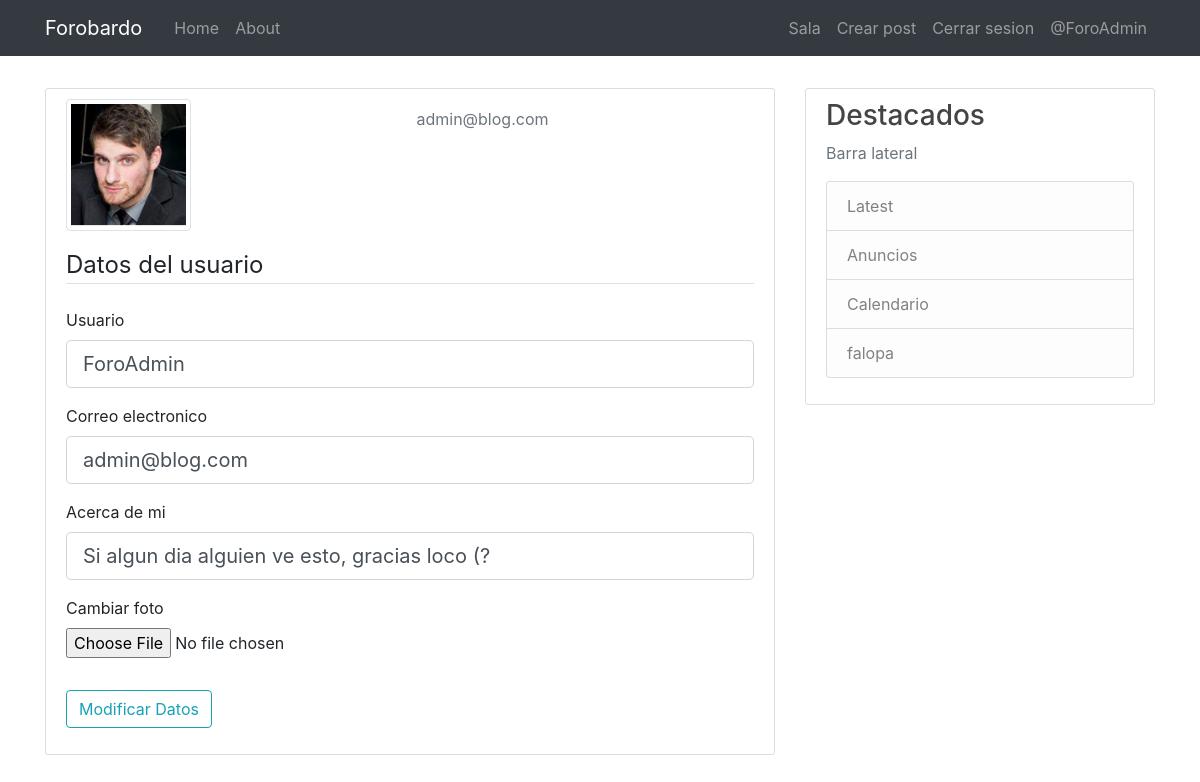
Page /update_account (signed in) on the committed database.
### flaskblog/models.py (models this page shows, shortened)
class User(db.Model, UserMixin):
    id = db.Column(db.Integer, primary_key=True)
    username = db.Column(db.String(20), unique=True, nullable=False)
    email = db.Column(db.String(120), unique=True, nullable=False)
    image_file = db.Column(db.String(20), nullable=False, default='default.jpg')
    password = db.Column(db.String(60), nullable=False)
    about = db.Column(db.String(400))
    posts = db.relationship('Post', backref='author', lazy=True)
    followed = db.relationship(
        'User', secondary=followers,
        primaryjoin=(followers.c.follower_id == id),
        secondaryjoin=(followers.c.followed_id == id),
        backref=db.backref('followers', lazy='dynamic'), lazy='dynamic')

### flaskblog/routes.py (the view)
@app.route('/update_account', methods=['GET', 'POST'])
@login_required
def update_account():
    form = UpdateAccountForm()
    if form.validate_on_submit():
        if form.picture.data:
            picture_file = save_picture(form.picture.data)
            current_user.image_file = picture_file
        current_user.username = form.username.data
        current_user.email = form.email.data
        current_user.about = form.about.data
        db.session.commit()
        flash('Su cuenta ha sido actualizada', 'success')
        return redirect(url_for('cuenta'))
    elif request.method == 'GET':
        form.username.data = current_user.username
        form.email.data = current_user.email
        form.about.data = current_user.about
    posts = Post.query.filter_by(author=current_user).order_by(Post.date_posted.desc()).all()
    image_file = url_for('static', filename='/profile_pics/' + current_user.image_file)
    return render_template('update_account.html', title='Modificar cuenta', image_file=image_file, form=form, posts=posts)

### flaskblog/forms.py (shortened to what this page needs)
class UpdateAccountForm(FlaskForm):
    username = StringField('Usuario', validators=[DataRequired(), Length(min=6, max=15)])
    email = StringField('Correo electronico', validators=[DataRequired(), Email()])
    picture = FileField('Cambiar foto', validators=[FileAllowed(['jpg', 'png'])])
    about = StringField('Acerca de mi', validators=[Length(min=40, max=400), DataRequired()])
    submit = SubmitField('Modificar Datos')

### flaskblog/models.py (called while the page is built)
@login_manager.user_loader
def load_user(user_id):
    return User.query.get(int(user_id))

### flaskblog/templates/update_account.html (shortened to what this page needs)
{% extends 'layout.html' %}
{% block content %}
<div class="content-section">
    <div class="media">
        <img class="img-thumbnail account-img" src="{{ image_file }}">
        <div class="media-body">
            <p class="text-secondary text-center">{{ current_user.email }}</p>
        </div>
    </div>
        <form method="POST" action="" enctype="multipart/form-data">
            <fieldset class="form-group">
                <legend class="border-bottom mb-4">Datos del usuario</legend>
                <div class="form-group">
                    {{ form.username.label(class="form-control-label") }}
                    {% if form.username.errors %}
                        {{ form.username(class="form-control form-control-lg is-invalid") }}
                        <div class="invalid-feedback">
                            {% for error in form.username.errors %}
                                <span>{{ error }}</span>
                            {% endfor %}
                        </div>
                    {% else %}
                        {{ form.username(class="form-control form-control-lg") }}
                    {% endif %}
                </div>
                <div class="form-group">
                    {{ form.email.label(class="form-control-label") }}
                    {% if form.email.errors %}
                        {{ form.email(class="form-control form-control-lg is-invalid") }}
                        <div class="invalid-feedback">
                            {% for error in form.email.errors %}
                                <span>{{ error }}</span>
                            {% endfor %}
                        </div>
                    {% else %}
                        {{ form.email(class="form-control form-control-lg") }}
                    {% endif %}
                </div>
                <div class="form-group">
                    {{ form.about.label(class="form-control-label") }}
                    {% if form.about.errors %}
                        {{ form.about(class="form-control form-control-lg is-invalid") }}
                        <div class="invalid-feedback">
                            {% for error in form.about.errors %}
                                <span>{{ error }}</span>
                            {% endfor %}
                        </div>
                    {% else %}
                        {{ form.about(class="form-control form-control-lg") }}
                    {% endif %}
                </div>
                <div class="form-group">
                    {{ form.picture.label() }}
                    {{ form.picture(class="form-control-file") }}
                </div>
            </fieldset>
            <div class="form-group">
                {{ form.submit(class="btn btn-outline-info") }}
            </div>
        </form>
</div>
{% endblock content %}

### flaskblog/templates/layout.html (shortened to what this page needs)
<!DOCTYPE html>
<html lang="en">
<head>
    <link rel="stylesheet" type='text/css' href="{{ url_for('static', filename='main.css') }}">
    <link rel="stylesheet" href="https://stackpath.bootstrapcdn.com/bootstrap/4.4.1/css/bootstrap.min.css">
</head>
<body>
    <header class="site-header">
        <nav class="navbar navbar-default"> <br> <br> <br> </nav>
        <nav class="navbar navbar-expand-md navbar-dark bg-dark fixed-top">
          <div class="container">
            <a class="navbar-brand mr-4" href="/">Forobardo</a>
            <div class="collapse navbar-collapse" id="navbarToggle">
              <div class="navbar-nav mr-auto">
                <a class="nav-item nav-link" href="{{ url_for('home') }}">Home</a>
                <a class="nav-item nav-link" href="{{ url_for('about') }}">About</a>
              </div>
              <div class="navbar-nav">
                {% if (current_user.username == 'SonOfCaine') and current_user.is_authenticated %}
                <a class="nav-item nav-link" href="{{ url_for('chat_grupal') }}">Sala</a>
                <a class="nav-item nav-link" href="{{ url_for('admin_user') }}">Admin</a>
                <a class="nav-item nav-link" href="{{ url_for('new_post') }} ">Crear post</a>
                <a class="nav-item nav-link" href="{{ url_for('logout') }} ">Cerrar sesion</a>
                <a class="nav-item nav-link" href="{{ url_for('cuenta') }} ">@{{ current_user.username }}</a>
                {% elif (current_user.username != 'SonOfCaine') and current_user.is_authenticated %}
                <a class="nav-item nav-link" href="{{ url_for('chat_grupal') }}">Sala</a>
                <a class="nav-item nav-link" href="{{ url_for('new_post') }} ">Crear post</a>
                <a class="nav-item nav-link" href="{{ url_for('logout') }} ">Cerrar sesion</a>
                <a class="nav-item nav-link" href="{{ url_for('cuenta') }} ">@{{ current_user.username }}</a>
                {% else %}
                <a class="nav-item nav-link" href="{{ url_for('login') }} ">Ingresar</a>
                <a class="nav-item nav-link" href="{{ url_for('register') }}">Registrarse</a>
                {% endif %}
              </div>
            </div>
          </div>
        </nav>
    </header>
    <main role="main" class="container">
        <div class="row">
          <div class="col-md-8">
            {% block content %}{% endblock %}
          </div>
          <div class="col-md-4">
            <div class="content-section">
              <h3>Destacados</h3>
              <p class='text-muted'>Barra lateral
                <ul class="list-group">
                  <li class="list-group-item list-group-item-light">Latest </li>
                  <li class="list-group-item list-group-item-light">Anuncios</li>
                  <li class="list-group-item list-group-item-light">Calendario</li>
                  <li class="list-group-item list-group-item-light">falopa</li>
                </ul>
              </p>
            </div>
          </div>
        </div>
      </main>
</body>
</html>

### flaskblog/static/main.css (style rules this page uses)
body { background: #fafafa; color: #333333; margin-top: 5rem; }
h1, h2, h3, h4, h5, h6 { color: #444444; }
.site-header .navbar-nav .nav-link { color: #cbd5db; }
.content-section { background: #ffffff; padding: 10px 20px; border: 1px solid #dddddd; border-radius: 3px; margin-bottom: 20px; }
.account-img { height: 125px; width: 125px; margin-right: 20px; margin-bottom: 16px; }

### rows in the picture
User: username "ForoAdmin", email "admin@blog.com", about "Si algun dia alguien ve esto, gracias loco (?"
